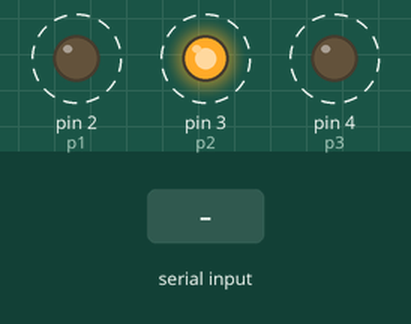
The sketch below on a simulated Arduino Uno, built with avr-gcc and run on an emulated ATmega328P. Shown: output pins drawn as LEDs (lit = HIGH). Dashed ring = blinking. Inputs (shaded band) come from the test bench. What the sketch prints to the serial monitor is not drawn.

Above: at 0.45 s.
1.3 s: "-" received over Serial
4.3 s: "1" received over Serial
7.3 s: "0" received over Serial
Timing chart, 0 to 16.3 s (numbered marks = the images above; inputs shaded):
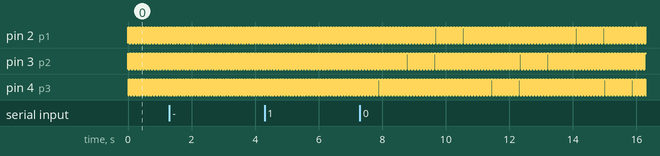

Measured:
- by itself, pin 2 (p1), pin 3 (p2), pin 4 (p3): alternates HIGH for 0.05 s and LOW for 0.05 s

The sketch:

_3_Phase_stepper_motor.ino
```cpp
/*
***** BLDC DRIVER *****
*/

int wait = 15;
int p1 = 2;
int p2 = 3;
int p3 = 4;
char inChar;

void setup() {
pinMode(p1, OUTPUT);
pinMode(p2, OUTPUT);
pinMode(p3, OUTPUT);
Serial.begin(9600);
}

// the loop routine runs over and over again forever:
void loop() {

if (Serial.available()){
inChar = (char)Serial.read();
if (inChar == '-'){
wait -=1;
}
else{
wait +=1;
}
Serial.println(wait);
}

digitalWrite(p1, 1);
digitalWrite(p2, 1);
digitalWrite(p3, 0);
delay(wait);
digitalWrite(p1, 1);
digitalWrite(p2, 0);
digitalWrite(p3, 0);
delay(wait);
digitalWrite(p1, 1);
digitalWrite(p2, 0);
digitalWrite(p3, 1);
delay(wait);
digitalWrite(p1, 0);
digitalWrite(p2, 0);
digitalWrite(p3, 1);
delay(wait);
digitalWrite(p1, 0);
digitalWrite(p2, 1);
digitalWrite(p3, 1);
delay(wait);
digitalWrite(p1, 0);
digitalWrite(p2, 1);
digitalWrite(p3, 0);
delay(wait);
}
```
